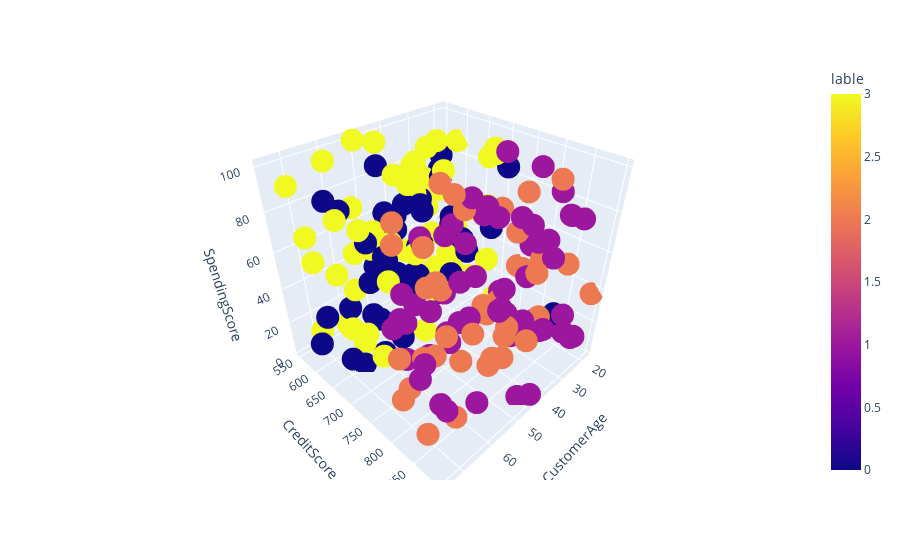

Notebook cell for this chart:
### Code cell
px.scatter_3d(GM_DF, 'CustomerAge', 'CreditScore', 'SpendingScore', color='lable')

### Figure 1 — Plotly figure (JSON) as saved in the notebook; plotly's stock layout.template omitted (floating-point values rounded to 4 significant figures; data arrays with more than 128 entries replaced by an {"elided": "..."} marker saying what was removed)
{"data": [{"hovertemplate": "CustomerAge=%{x}<br>CreditScore=%{y}<br>SpendingScore=%{z}<br>lable=%{marker.color}<extra></extra>", "legendgroup": "", "marker": {"color": {"elided": "200 int values"}, "coloraxis": "coloraxis", "symbol": "circle"}, "mode": "markers", "name": "", "scene": "scene", "showlegend": false, "type": "scatter3d", "x": {"elided": "200 int values"}, "y": {"elided": "200 int values"}, "z": {"elided": "200 int values"}}], "layout": {"coloraxis": {"colorbar": {"title": {"text": "lable"}}, "colorscale": [[0, "#0d0887"], [0.1111, "#46039f"], [0.2222, "#7201a8"], [0.3333, "#9c179e"], [0.4444, "#bd3786"], [0.5556, "#d8576b"], [0.6667, "#ed7953"], [0.7778, "#fb9f3a"], [0.8889, "#fdca26"], [1, "#f0f921"]]}, "legend": {"tracegroupgap": 0}, "margin": {"t": 60}, "scene": {"domain": {"x": [0, 1], "y": [0, 1]}, "xaxis": {"title": {"text": "CustomerAge"}}, "yaxis": {"title": {"text": "CreditScore"}}, "zaxis": {"title": {"text": "SpendingScore"}}}}}
